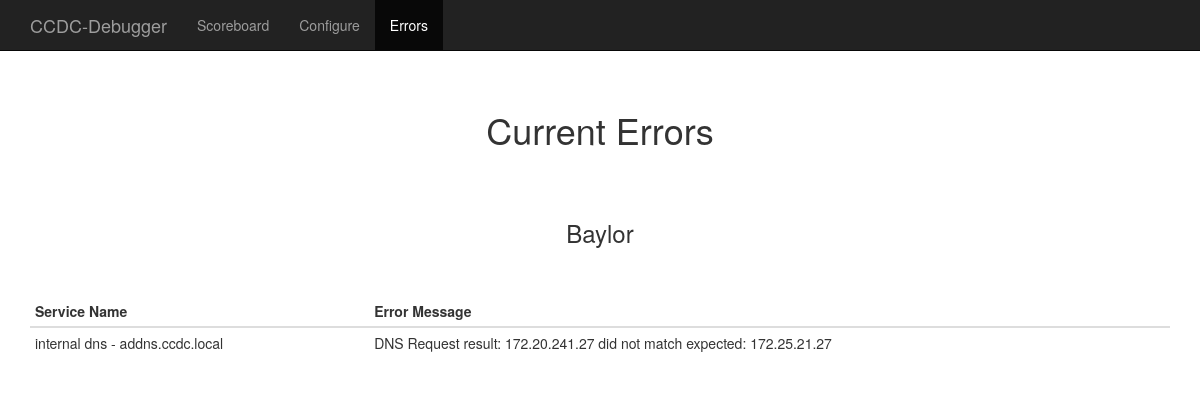
Screenshot of /errors with the database file from the repository.
### tables this page shows
CREATE TABLE team (
    team_id INTEGER PRIMARY KEY ASC,
    team_name TEXT NOT NULL
);

CREATE TABLE service (
    service_id INTEGER PRIMARY KEY ASC,
    service_type_id INTEGER NOT NULL,
    team_id INTEGER NOT NULL,
    service_name TEXT NOT NULL,
    service_connection TEXT NOT NULL,
    service_request TEXT NOT NULL,
    service_expected_result TEXT NOT NULL,
    service_active INTEGER NOT NULL DEFAULT 1,
    FOREIGN KEY (service_type_id) REFERENCES service_type(service_type_id),
    FOREIGN KEY (team_id) REFERENCES team(team_id)
);

CREATE TABLE error (
    error_id INTEGER PRIMARY KEY ASC,
    service_id INTEGER NOT NULL,
    error_message TEXT NOT NULL,
    error_time DATETIME DEFAULT CURRENT_TIMESTAMP,
    FOREIGN KEY (service_id) REFERENCES service(service_id)
);

### debugger.py (the view)
@app.route('/errors')
def errors():
    return render_template('errors.html')

### debugger.py (called while the page is built)
def database_connect():
    try:
        conn = sqlite3.connect('./data/debugger.db')
        conn.row_factory = sqlite3.Row
        return conn
    except Exception as e:
        print "Error connecting to database. Must run 'flask setup' prior to running. Error message: " + str(e)
        sys.exit()

def execute_db_query(query, args=None):
    conn = database_connect()
    cur = conn.cursor()
    if(args):
        cur.execute(query, args)
    else:
        cur.execute(query)
    conn.commit()
    results = cur.fetchall()
    cur.close()
    conn.close()
    return results

@app.context_processor
def utility_processor():
    return dict(execute_db_query=execute_db_query)

### templates/errors.html (shortened to what this page needs)
<!DOCTYPE html>
<html lang="en">
  <head>
    <link href="{{ url_for('static', filename='css/bootstrap.min.css') }}" rel="stylesheet">
    <link href="{{ url_for('static', filename='css/starter-template.css') }}" rel="stylesheet">
  </head>
  <body>
    <nav class="navbar navbar-inverse navbar-fixed-top">
      <div class="container">
        <div class="navbar-header">
          <a class="navbar-brand" href="scoreboard">CCDC-Debugger</a>
        </div>
        <div id="navbar" class="collapse navbar-collapse">
          <ul class="nav navbar-nav">
            <li><a href="scoreboard">Scoreboard</a></li>
            <li><a href="configure">Configure</a></li>
            <li class="active"><a href="errors">Errors</a></li>
          </ul>
        </div>
      </div>
    </nav>
    <div class="starter-template">
      <h1>Current Errors</h1>
      <div class="container">
        {% for team in execute_db_query('select * from team') %}
        <h3 class="starter-template">{{ team['team_name'] }}</h3>
        <table class="table table-condensed">
          <thead>
            <tr>
              <th>Service Name</th>
              <th>Error Message</th>
            </tr>
          </thead>
          <tbody>
            {% for service in execute_db_query('select * from service as s join team as t on(s.team_id=t.team_id) where t.team_id = ? and 0 = (select poll_score from poll where poll.service_id = s.service_id order by poll_time DESC LIMIT 1)', [team['team_id']]) %}
            <tr>
              <td>{{ service['service_name'] }}</td>
              <td>{{ execute_db_query('select error_message from error join service on(error.service_id = service.service_id) WHERE service.service_id = ? ORDER BY error_time DESC LIMIT 1', [service['service_id']])[0]['error_message'] }}</td>
            </tr>
          {% endfor %}
          </tbody>
        </table>
        {% endfor %}
      </div>
  </body>
</html>

### static/css/starter-template.css (style rules this page uses)
body { padding-top: 50px; }
td { white-space:pre }
.starter-template { padding: 40px 15px; text-align: center; }
.container { text-align: left; }

### rows the page displays
team: team_name "Baylor"
service: service_name "internal dns - addns.ccdc.local"
error: error_message "DNS Request result: 172.20.241.27 did not match expected: 172.25.21.27"
